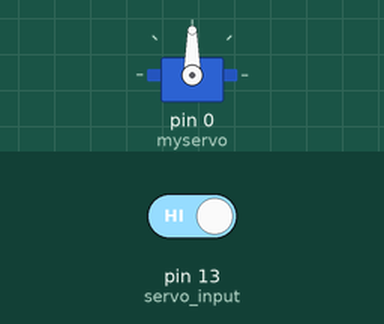
A sketch run on a simulated Arduino Uno, built with avr-gcc and run on an emulated ATmega328P. Shown: servo. Inputs (shaded band) come from the test bench; at power-on: pin 13 (servo_input) HIGH.

Above: at 1.2 s.
1.3 s: pin 13 (servo_input) driven LOW
At 2.2 s:
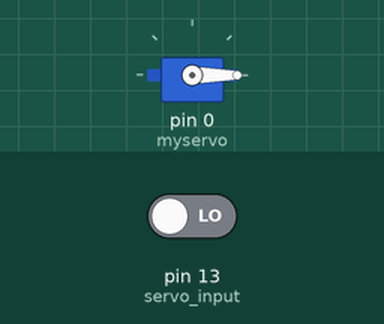
2.8 s: pin 13 (servo_input) driven HIGH
At 3.4 s:
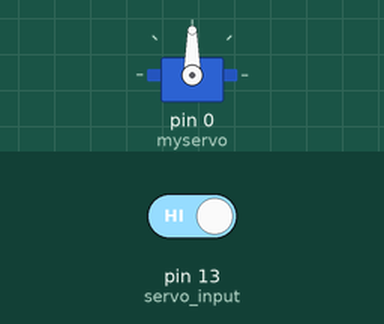
Timing chart, 0 to 5.8 s (numbered marks = the images above; inputs shaded):
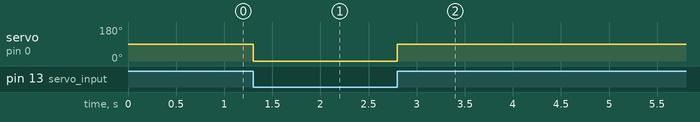

Measured:
- after the input at 1.3 s, servo on pin 0 (myservo): 90° → 0° at once
- after the input at 2.8 s, servo on pin 0 (myservo): 0° → 90° at once

The sketch:

ServoControl.ino
```cpp
#include <Servo.h>

Servo myservo;
const int servo_input = 13;

void setup() {
  // put your setup code here, to run once:
  myservo.attach(0);
  pinMode(servo_input, INPUT);
}

void loop() {
  // put your main code here, to run repeatedly:
  int input = digitalRead(servo_input);
  if(input == LOW){
    myservo.write(0);
  }else{
    myservo.write(90);
  }
}
```
